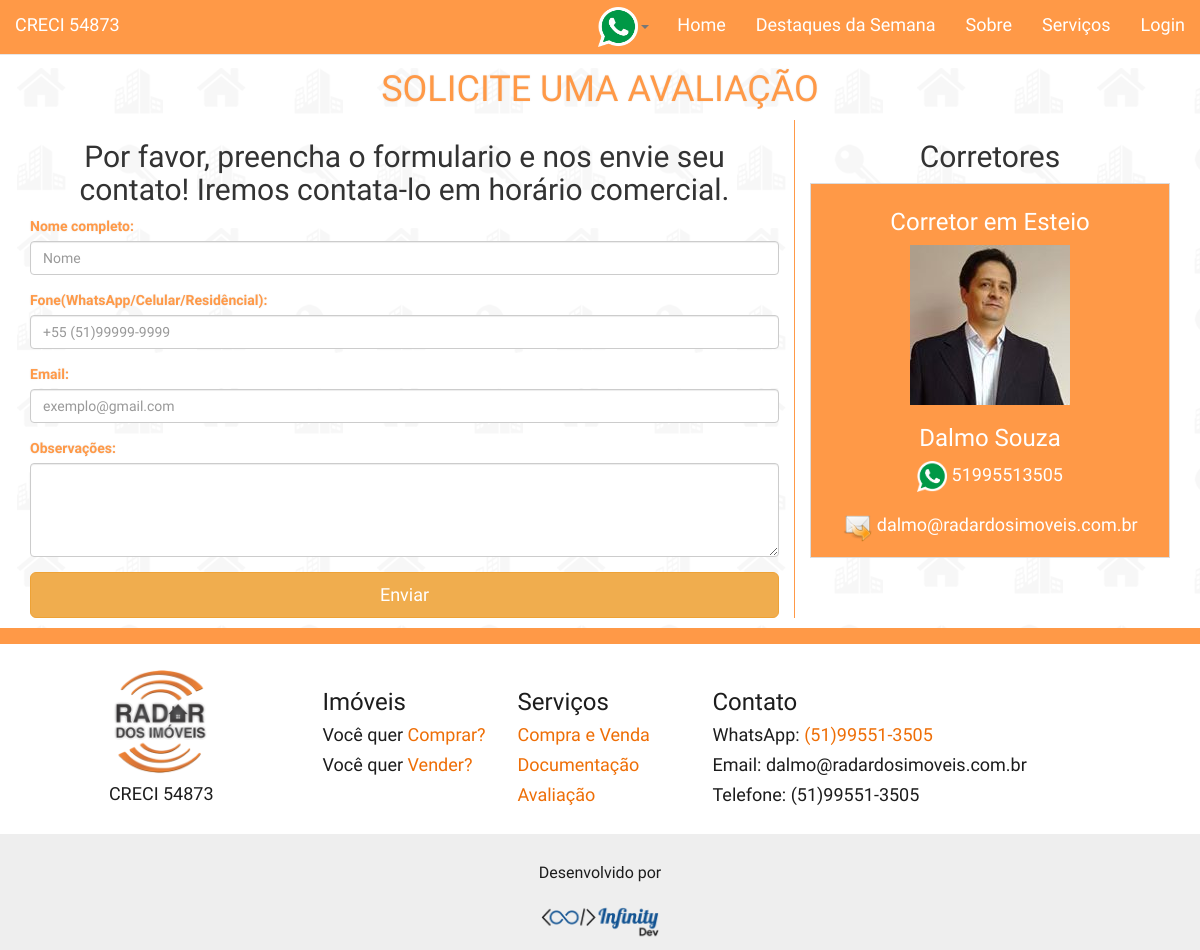
The app's page /formularioavaliacao.php with its own data.
### tables this page shows
CREATE TABLE IF NOT EXISTS `usuario` (
  `idusu` int(10) unsigned NOT NULL,
  `nome` varchar(150) DEFAULT NULL,
  `creci` varchar(10) DEFAULT NULL,
  `funcao` varchar(100) DEFAULT NULL,
  `email` varchar(255) DEFAULT NULL,
  `fonecel` varchar(15) DEFAULT NULL,
  `foneres` varchar(15) DEFAULT NULL,
  `login` varchar(200) DEFAULT NULL,
  `senha` varchar(8) DEFAULT NULL,
  `foto` varchar(255) DEFAULT NULL,
  `status` varchar(8) NOT NULL,
  `cnai` int(11) NOT NULL,
  `cidade` varchar(80) NOT NULL,
  `datacad` date NOT NULL
);

### formularioavaliacao.php (the view, shortened to what this page needs)
<?php
$conexao = @mysql_connect("mysql.radardosimoveis.com.br","radardosimovei","Radar2015");
?>
<!DOCTYPE html>
<html lang="pt-br">
  <head>
    <link href="css/formulariovenda1.css" rel="stylesheet">
    <link rel="stylesheet" href="css/footer.css">
    <link rel="stylesheet" href="css/navbar-top.css">
    <link href="css/bootstrap.min.css" rel="stylesheet">
   <link rel="stylesheet" href="css/
   animate.css">
  </head>
  <body>
    <?php include('navbar-top.php');?>
  <div class="section-principal-show">
    <div class="container">
      <h1 class="text-center texto-laranja">SOLICITE UMA AVALIAÇÃO</h1>
      <div class="row">
        <div class="col-xs-12 col-sm-8
        col-md-8 gg">
          <h2 class="text-center">Por favor, preencha o formulario e nos envie seu contato!
Iremos contata-lo em horário comercial.</h2>
          <form action="formularioA.php" method="post">
            <div class="form-group">
              <label for="nome" class="texto-laranja" >Nome completo:</label>
              <input type="text" class="form-control" id="nome" name="nome" placeholder="Nome">
            </div>
            <div class="form-group">
              <label for="fone" class="texto-laranja">Fone(WhatsApp/Celular/Residêncial):</label>
              <input type="text" class="form-control" id="fome" name="fone" placeholder="+55 (51)99999-9999 ">
            </div>
            <div class="form-group">
              <label for="email" class="texto-laranja">Email:</label>
              <input type="email" class="form-control" id="email" name="email" placeholder="exemplo@gmail.com">
            </div>
            <div class="form-group">
              <label for="obs1" class="texto-laranja">Observações:</label>
              <textarea class="form-control" rows="4" maxlength="500" name="obs1"></textarea>
            </div>
            <button type="submit" class="btn btn-warning btn-lg btn-block">Enviar</button>
          </form>
        </div>
        <div class="col-xs-12 col-sm-4
        col-md-4">
          <h2 class="text-center">Corretores</h2>
          <?php
            $id = $_POST["corr"];
            if($id != 0){
              $sql = "SELECT * FROM usuario WHERE idusu = $id";
              $res = mysql_query($sql,$conexao);
              $dados = @mysql_fetch_object($res);
                echo "
                  <div class='cartao text-center center-block'>
                    <h3>Corretor em ".$dados->cidade."</h3>
                    <img src='usuario/fotos/".$dados->foto."' class='avatar' alt='Avatar'>
                    <h3>".$dados->nome."</h3>
                    <a href='https://api.whatsapp.com/send?phone=55".$dados->fonecel."' target='_blank'><img src='img/whats.png' width='30px'> ".$dados->fonecel."</a><br><br>
                    <img src='img/icons/mail.png' width='30px'><span> ".$dados->email."</span>
                  </div>";
            }else{
              $sql = "SELECT * FROM usuario WHERE idusu = 4";
              $res = mysql_query($sql,$conexao);
              $dados = @mysql_fetch_object($res);
                echo "
                  <div class='cartao text-center center-block'>
                    <h3>Corretor em ".$dados->cidade."</h3>
                    <img src='usuario/fotos/".$dados->foto."' class='avatar' alt='Avatar'>
                    <h3>".$dados->nome."</h3>
                    <a href='https://api.whatsapp.com/send?phone=55".$dados->fonecel."' target='_blank'><img src='img/whats.png' width='30px'> ".$dados->fonecel."</a><br><br>
                    <img src='img/icons/mail.png' width='30px'><span> ".$dados->email."</span>
                  </div>";
            }
          ?>
        </div>
      </div>
    </div>
  </div>
    <?php include('footer.php'); ?>
</body>
</html>

### css/formulariovenda1.css (style rules this page uses)
html, body { font-family: 'Ubuntu Condensed', sans-serif!important; background-repeat:repeat; margin: 0; }
.gg { border-right: 1px solid #ff9947; }
.section-principal-show { margin-top: 50px; }
.cartao { color:#fff!important; background-color: #ff9947; padding: 5px 0px 15px 0px; border: 1px solid #dcdcdc; }
.cartao a { color: #fff; text-decoration: none!important; transition: 0.3 color; }
.cartao a, span { font-size: 18px; }
.texto-laranja { color:#ff9947!important; text-shadow: 0px 0px 2px rgba(0,0,0,0.1); }
.avatar { max-width: 200px; max-height: 200px; min-width: 150px; min-width: 150px; }

### css/footer.css (style rules this page uses)
html { font-family: 'Ubuntu Condensed', sans-serif!important; background-image: url("../img/bg.png"); background-repeat:repeat; margin: 0; }

### css/navbar-top.css (style rules this page uses)
html, body { font-family: 'Ubuntu Condensed', sans-serif!important; background-image: url("../img/bg.png"); background-repeat:repeat; margin: 0; }

### records on screen
usuario: cidade "Esteio", foto (picture), nome "Dalmo Souza", fonecel "51995513505", email "dalmo@radardosimoveis.com.br"
